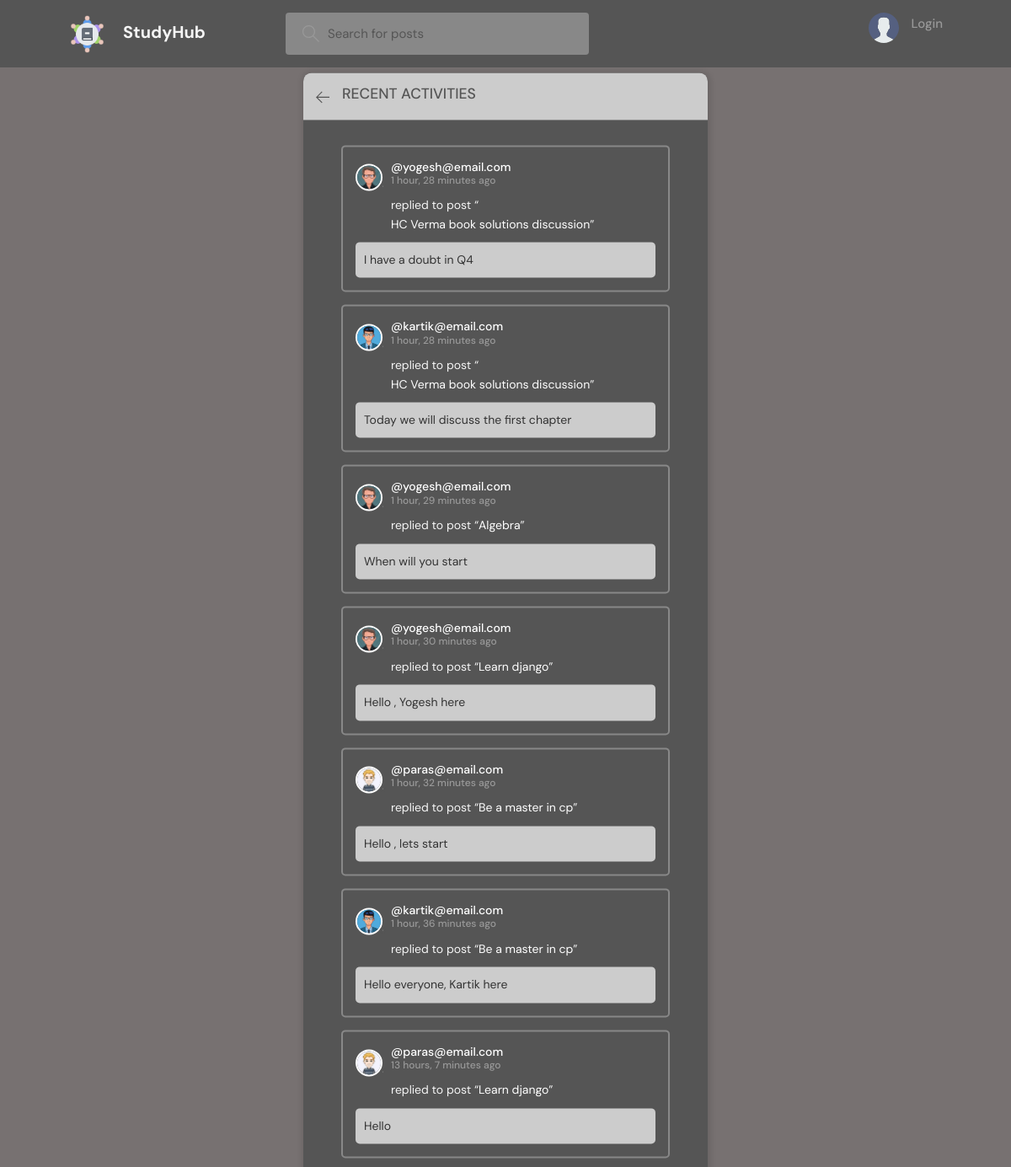
The page /activity/ on the database its author committed.
### base/models.py (models this page shows, shortened)
class Message(models.Model):
    user = models.ForeignKey(User, on_delete=models.CASCADE)
    room = models.ForeignKey(Room, on_delete=models.CASCADE)
    body = models.TextField()
    updated = models.DateTimeField(auto_now=True)
    created = models.DateTimeField(auto_now_add=True)
    class Meta:
        ordering = ['-updated', '-created']

class User(AbstractUser):
    name = models.CharField(max_length=200, null=True)
    email = models.EmailField(unique=True, null=True)
    bio = models.TextField(null=True)
    avatar = models.ImageField(null=True, default="avatar.svg")
    USERNAME_FIELD = 'email'
    REQUIRED_FIELDS = []

class Room(models.Model):
    host = models.ForeignKey(User, on_delete=models.SET_NULL, null=True)
    topic = models.ForeignKey(Topic, on_delete=models.SET_NULL, null=True)
    name = models.CharField(max_length=200)
    description = models.TextField(null=True, blank=True)
    participants = models.ManyToManyField(
        User, related_name='participants', blank=True)
    updated = models.DateTimeField(auto_now=True)
    created = models.DateTimeField(auto_now_add=True)
    class Meta:
        ordering = ['-updated', '-created']
    def __str__(self):
        return self.name

### base/views.py (the view)
# urls.py: path('activity/', views.activityPage, name="activity"),
def activityPage(request):
    room_messages = Message.objects.all()
    return render(request, 'base/activity.html', {'room_messages': room_messages})

### base/templates/base/activity.html (shortened to what this page needs)
{% extends 'main.html' %}
{% block content %}
<main class="layout">
  <div class="container">
    <div class="layout__box">
      <div class="layout__boxHeader">
        <div class="layout__boxTitle">
          <a href="{% url 'home' %}">
            <svg version="1.1" xmlns="http://www.w3.org/2000/svg" width="32" height="32" viewBox="0 0 32 32">
              <title>arrow-left</title>
              <path
                d="M13.723 2.286l-13.723 13.714 13.719 13.714 1.616-1.611-10.96-10.96h27.625v-2.286h-27.625l10.965-10.965-1.616-1.607z">
              </path>
            </svg>
          </a>
          <h3>Recent Activities</h3>
        </div>
      </div>
      <div class="activities-page layout__body">
        {% for message in room_messages %}
        <div class="activities__box">
          <div class="activities__boxHeader roomListRoom__header">
            <a href="{% url 'user-profile' message.user.id %}" class="roomListRoom__author">
              <div class="avatar avatar--small">
                <img src="{{message.user.avatar.url}}" />
              </div>
              <p>
                @{{message.user}}
                <span>{{message.created|timesince}} ago</span>
              </p>
            </a>
          </div>
          <div class="activities__boxContent">
            <p>replied to post “<a href="{% url 'room' message.room.id %}">{{message.room}}</a>”</p>
            <div class="activities__boxRoomContent">
              {{message.body}}
            </div>
          </div>
        </div>
        {% endfor %}
      </div>
    </div>
  </div>
</main>
{% endblock content %}

### static/styles/style.css (style rules this page uses)
:root { --color-main: #ffffff; --color-main-light: #f2f2f2; --color-dark: #555555; --color-dark-medium: #888888; --color-dark-light: #cccccc; --color-light: #f5f5f5; --color-gray: #999999; --color-light-gray: #dddddd; --color-bg: #777171; --color-success: #b8e986; --color-error: #f44336; --color-font: var(--color-light); }
* { font-family: "DM Sans", -apple-system, BlinkMacSystemFont, "Segoe UI", Roboto, Oxygen, Ubuntu, Cantarell, "Open Sans", "Helvetica Neue", sans-serif; margin: 0; padding: 0; box-sizing: border-box; text-rendering: optimizeLegibility; font-size: inherit; }
html { font-size: 56.25%; }
@media only screen and (min-width: 1200px) { html { font-size: 62.5%; } }
body { line-height: 1.6; font-weight: 400; font-size: 1.5rem; color: var(--color-light-gray); background-color: var(--color-bg); min-height: 100vh; }
img { width: 100%; }
a { display: inline-block; color: var(--color-main); text-decoration: none; }
.container { max-width: 120rem; width: 90%; margin: auto; }
.avatar { position: relative; display: inline-block; border-radius: 50%; border: 2px solid var(--color-main); }
.avatar img { display: block; border-radius: 50%; object-fit: cover; object-position: center; }
.avatar::after { content: ""; display: block; position: absolute; background-color: var(--color-gray); z-index: 111; border-radius: 50%; border: 0.3rem solid var(--color-dark); }
.avatar.avatar--small img { width: 2.8rem; height: 2.8rem; }
.avatar.avatar--small:after { width: 0.7rem; height: 0.7rem; bottom: 0px; right: -6px; }
.layout { margin-top: 2.4rem; }
.layout > .container { display: flex; justify-content: space-between; align-items: flex-start; }
.layout__box { width: 90%; max-width: 48rem; min-height: 40rem; position: absolute; top: 50%; left: 50%; transform: translate(-50%, -46%); background-color: var(--color-dark); border-radius: 1rem; box-shadow: 1px 1px 6px 3px rgba(0, 0, 0, 0.1); overflow: hidden; }
.layout__boxHeader { display: flex; padding: 1.5rem; background-color: var(--color-dark-light); }
.layout__boxTitle { display: flex; gap: 1.5rem; align-items: center; }
.layout__boxTitle h3 { text-transform: uppercase; font-weight: 500; color: var(--color-dark); }
.layout__boxTitle svg { width: 1.6rem; height: 1.6rem; fill: var(--color-dark); }
.layout__body { margin: 3rem; }
.roomListRoom__header { display: flex; justify-content: space-between; align-items: center; }
.roomListRoom__author { font-weight: 500; display: flex; align-items: center; gap: 1rem; }
.activities__box { margin: 1.5rem; padding: 1.5rem; border: 2px solid var(--color-dark-medium); border-radius: 5px; }
.activities__boxHeader p { font-size: 1.4rem; line-height: 1.3; }
.activities__boxHeader p span { color: var(--color-gray); font-size: 1.2rem; display: block; }
.activities__boxContent { margin-left: 4.2rem; }
.activities__boxContent { font-size: 1.4rem; }
.activities__boxRoomContent { background: var(--color-dark-light); padding: 1rem; border-radius: 5px; margin-top: 1rem; margin-left: -4.2rem; color: #333; }
body { color: var(--color-font); }
::placeholder { color: var(--color-dark); opacity: 1; }

### rows shown on the page
Message: user.avatar (picture), user "yogesh@email.com", created "1 hour, 28 minutes", room "HC Verma book solutions discussion", body "I have a doubt in Q4"
Message: user.avatar (picture), user "kartik@email.com", created "1 hour, 28 minutes", room "HC Verma book solutions discussion", body "Today we will discuss the first chapter"
Message: user.avatar (picture), user "yogesh@email.com", created "1 hour, 29 minutes", room "Algebra", body "When will you start"
Message: user.avatar (picture), user "yogesh@email.com", created "1 hour, 30 minutes", room "Learn django", body "Hello , Yogesh here"
Message: user.avatar (picture), user "paras@email.com", created "1 hour, 32 minutes", room "Be a master in cp", body "Hello , lets start"
Message: user.avatar (picture), user "kartik@email.com", created "1 hour, 36 minutes", room "Be a master in cp", body "Hello everyone, Kartik here"
Message: user.avatar (picture), user "paras@email.com", created "13 hours, 7 minutes", room "Learn django", body "Hello"
